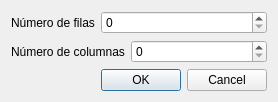
<?xml version="1.0" encoding="UTF-8"?>
<ui version="4.0">
 <class>NuevoDialog</class>
 <widget class="QDialog" name="NuevoDialog">
  <property name="geometry">
   <rect>
    <x>0</x>
    <y>0</y>
    <width>278</width>
    <height>97</height>
   </rect>
  </property>
  <property name="windowTitle">
   <string>Dialog</string>
  </property>
  <layout class="QVBoxLayout" name="verticalLayout">
   <item>
    <layout class="QFormLayout" name="formLayout">
     <item row="0" column="0">
      <widget class="QLabel" name="label">
       <property name="text">
        <string>Número de filas</string>
       </property>
      </widget>
     </item>
     <item row="0" column="1">
      <widget class="QSpinBox" name="numeroDeFilasSpinBox"/>
     </item>
    </layout>
   </item>
   <item>
    <layout class="QFormLayout" name="formLayout_2">
     <item row="0" column="0">
      <widget class="QLabel" name="label_2">
       <property name="text">
        <string>Número de columnas</string>
       </property>
      </widget>
     </item>
     <item row="0" column="1">
      <widget class="QSpinBox" name="numeroDeColumnasSpinBox"/>
     </item>
    </layout>
   </item>
   <item>
    <widget class="QDialogButtonBox" name="buttonBox">
     <property name="standardButtons">
      <set>QDialogButtonBox::Cancel|QDialogButtonBox::Ok</set>
     </property>
    </widget>
   </item>
  </layout>
 </widget>
 <resources/>
 <connections/>
</ui>
